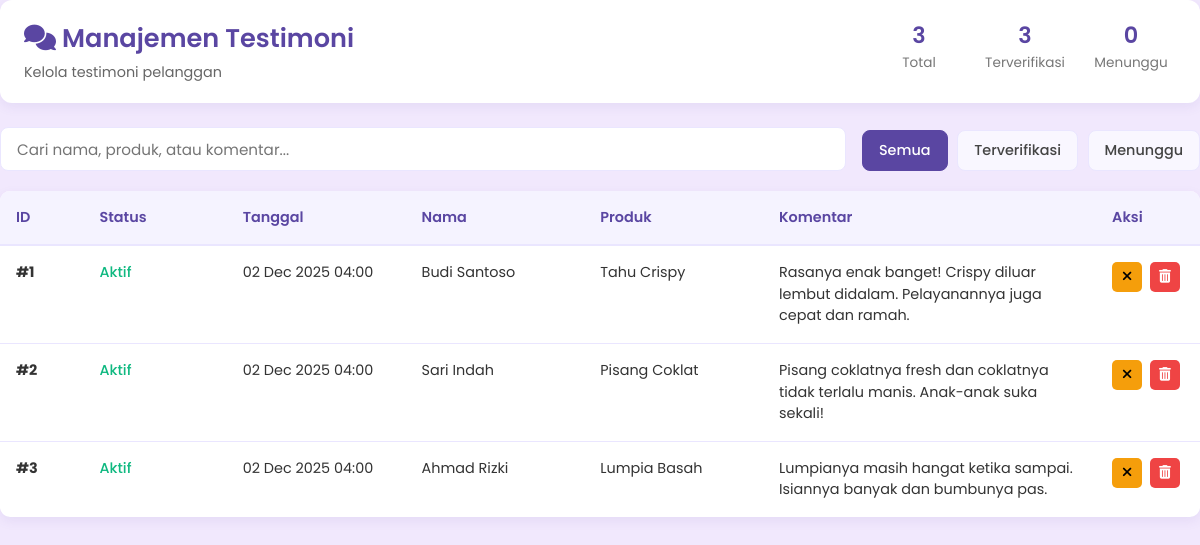
Page /admin/testimoni.php (signed in) on the committed database.
### tables this page shows
CREATE TABLE testimoni (
    id INT PRIMARY KEY AUTO_INCREMENT,
    nama VARCHAR(100) NOT NULL,
    nama_produk VARCHAR(100),
    komentar TEXT NOT NULL,
    rating INT DEFAULT 5,
    is_verified TINYINT(1) DEFAULT 0,
    dikirim_pada TIMESTAMP DEFAULT CURRENT_TIMESTAMP,
    updated_at TIMESTAMP DEFAULT CURRENT_TIMESTAMP ON UPDATE CURRENT_TIMESTAMP
);

### admin/testimoni.php (the view, shortened to what this page needs)
<?php
require 'config.php';
$page = max(1, (int)($_GET['page'] ?? 1));
$per_page = 10;
$offset = ($page - 1) * $per_page;
$filter = $_GET['filter'] ?? 'all';
$where_clause = '';
try {
    $total_stmt = $pdo->query("SELECT COUNT(*) FROM testimoni $where_clause");
    $total = (int)$total_stmt->fetchColumn();
    $total_pages = max(1, ceil($total / $per_page));
    $page = min($page, $total_pages);
    $stmt = $pdo->prepare("
        SELECT * FROM testimoni
        $where_clause
        ORDER BY dikirim_pada DESC
        LIMIT :limit OFFSET :offset
    ");
    $stmt->bindValue(':limit', $per_page, PDO::PARAM_INT);
    $stmt->bindValue(':offset', $offset, PDO::PARAM_INT);
    $stmt->execute();
    $testimoni = $stmt->fetchAll(PDO::FETCH_ASSOC);
    $stats_verified = $pdo->query("SELECT COUNT(*) FROM testimoni WHERE is_verified = 1")->fetchColumn();
    $stats_pending = $pdo->query("SELECT COUNT(*) FROM testimoni WHERE is_verified = 0")->fetchColumn();
} catch (Exception $e) {
    error_log("Testimoni Error: " . $e->getMessage());
    $testimoni = [];
    $total = 0;
    $total_pages = 1;
    $stats_verified = 0;
    $stats_pending = 0;
}
?>
<!DOCTYPE html>
<html lang="id">
<head>
    <link rel="stylesheet" href="https://cdnjs.cloudflare.com/ajax/libs/font-awesome/6.5.0/css/all.min.css">
</head>
<body>
<div class="full-bleed">
    <div class="page-header">
        <div class="page-title">
            <h1><i class="fas fa-comments"></i> Manajemen Testimoni</h1>
            <p>Kelola testimoni pelanggan</p>
        </div>
        <div class="stats">
            <div class="stat">
                <div class="stat-value"><?= $total ?></div>
                <div class="stat-label">Total</div>
            </div>
            <div class="stat">
                <div class="stat-value"><?= $stats_verified ?></div>
                <div class="stat-label">Terverifikasi</div>
            </div>
            <div class="stat">
                <div class="stat-value"><?= $stats_pending ?></div>
                <div class="stat-label">Menunggu</div>
            </div>
        </div>
    </div>
    <div class="controls">
        <div class="search-box">
            <input type="text" id="searchInput" class="search-input" placeholder="Cari nama, produk, atau komentar...">
        </div>
        <div class="filter-tabs">
            <a href="?filter=all&page=1" class="filter-tab <?= $filter === 'all' ? 'active' : '' ?>">Semua</a>
            <a href="?filter=verified&page=1" class="filter-tab <?= $filter === 'verified' ? 'active' : '' ?>">Terverifikasi</a>
            <a href="?filter=pending&page=1" class="filter-tab <?= $filter === 'pending' ? 'active' : '' ?>">Menunggu</a>
        </div>
    </div>
    <div class="table-wrapper">
        <table id="testimoniTable">
            <thead>
                <tr>
                    <th>ID</th>
                    <th>Status</th>
                    <th>Tanggal</th>
                    <th>Nama</th>
                    <th>Produk</th>
                    <th>Komentar</th>
                    <th>Aksi</th>
                </tr>
            </thead>
            <tbody>
                <?php if (!empty($testimoni)): ?>
                    <?php foreach ($testimoni as $t): ?>
                    <tr data-nama="<?= htmlspecialchars(strtolower($t['nama'])) ?>"
                        data-produk="<?= htmlspecialchars(strtolower($t['nama_produk'] ?? '')) ?>"
                        data-komentar="<?= htmlspecialchars(strtolower($t['komentar'])) ?>">
                        <td><strong>#<?= (int)$t['id'] ?></strong></td>
                        <td>
                            <?php if ($t['is_verified']): ?>
                                <span class="status-verified">Aktif</span>
                            <?php else: ?>
                                <span class="status-pending">Menunggu</span>
                            <?php endif; ?>
                        </td>
                        <td><?= date('d M Y H:i', strtotime($t['dikirim_pada'])) ?></td>
                        <td><?= htmlspecialchars($t['nama']) ?></td>
                        <td><?= htmlspecialchars($t['nama_produk'] ?? '-') ?></td>
                        <td><?= nl2br(htmlspecialchars($t['komentar'])) ?></td>
                        <td class="action-cell">
                            <?php if ($t['is_verified']): ?>
                                <a href="toggle_verifikasi.php?id=<?= $t['id'] ?>&action=unverify&filter=<?= $filter ?>&page=<?= $page ?>"
                                   class="action-btn btn-unverify"
                                   title="Batalkan verifikasi"
                                   onclick="return confirm('Batalkan verifikasi untuk <?= htmlspecialchars(addslashes($t['nama'])) ?>?')">
                                    <i class="fas fa-times"></i>
                                </a>
                            <?php endif; ?>
                            <a href="hapus_testimoni.php?id=<?= $t['id'] ?>&filter=<?= $filter ?>&page=<?= $page ?>"
                               class="action-btn btn-delete"
                               title="Hapus"
                               onclick="return confirm('Hapus testimoni dari <?= htmlspecialchars(addslashes($t['nama'])) ?>?')">
                                <i class="fas fa-trash-alt"></i>
                            </a>
                        </td>
                    </tr>
                    <?php endforeach; ?>
                <?php else: ?>
                    <tr>
                        <td colspan="7" class="no-data">Tidak ada testimoni.</td>
                    </tr>
                <?php endif; ?>
            </tbody>
        </table>
    </div>
</div>
</body>
</html>

### admin/testimoni.php (style rules this page uses)
:root { --primary: #5A46A2; --success: #10b981; --warning: #f59e0b; --danger: #ef4444; --bg: #f8f6fd; --card: #ffffff; --text: #333; --border: #eae6ff; --shadow: 0 4px 12px rgba(90, 70, 162, 0.08); }
* { margin: 0; padding: 0; box-sizing: border-box; }
body { font-family: 'Poppins', sans-serif; background: #f1e8fdff; color: var(--text); line-height: 1.5; margin: 0; padding: 0; width: 100vw; }
.page-header { display: flex; justify-content: space-between; align-items: flex-start; flex-wrap: wrap; gap: 1.5rem; background: var(--card); padding: 1.2rem 1.5rem; border-radius: 12px; box-shadow: var(--shadow); margin-bottom: 1.5rem; }
.page-title h1 { font-size: 1.6rem; font-weight: 600; color: var(--primary); margin: 0; }
.page-title p { font-size: 0.9rem; color: #666; margin-top: 0.3rem; }
.stats { display: flex; gap: 1rem; flex-wrap: wrap; }
.stat { text-align: center; min-width: 90px; }
.stat-value { font-size: 1.4rem; font-weight: 600; color: var(--primary); }
.stat-label { font-size: 0.85rem; color: #777; }
.controls { display: flex; flex-wrap: wrap; gap: 1rem; margin-bottom: 1.2rem; align-items: flex-end; }
.search-box { display: flex; gap: 0.5rem; flex: 1; min-width: 250px; }
.search-input { flex: 1; padding: 0.6rem 1rem; border: 1px solid var(--border); border-radius: 8px; font-size: 0.95rem; font-family: inherit; outline: none; }
.filter-tabs { display: flex; gap: 0.6rem; flex-wrap: wrap; }
.filter-tab { padding: 0.55rem 1rem; border-radius: 8px; text-decoration: none; font-size: 0.9rem; font-weight: 500; color: #444; background: #f9f7ff; border: 1px solid var(--border); }
.filter-tab:hover, .filter-tab.active { background: var(--primary); color: white; border-color: var(--primary); }
.table-wrapper { background: var(--card); border-radius: 10px; box-shadow: var(--shadow); overflow-x: auto; -webkit-overflow-scrolling: touch; }
table { width: 100%; min-width: 950px; border-collapse: collapse; font-size: 0.9rem; }
th:nth-child(1), td:nth-child(1) { width: 7%; }
th:nth-child(2), td:nth-child(2) { width: 12%; }
th:nth-child(3), td:nth-child(3) { width: 15%; }
th:nth-child(4), td:nth-child(4) { width: 15%; }
th:nth-child(5), td:nth-child(5) { width: 15%; }
th:nth-child(6), td:nth-child(6) { width: 28%; }
th:nth-child(7), td:nth-child(7) { width: 8%; }
th { background: #f5f3ff; padding: 1rem 1rem; text-align: left; font-weight: 600; color: var(--primary); border-bottom: 2px solid var(--border); white-space: nowrap; }
td { padding: 1rem 1rem; border-bottom: 1px solid var(--border); vertical-align: top; word-wrap: break-word; word-break: break-word; line-height: 1.5; }
tr:last-child td { border-bottom: none; }
.status-verified { color: var(--success); font-weight: 500; }
.action-btn { display: inline-flex; align-items: center; justify-content: center; width: 30px; height: 30px; border-radius: 5px; color: white; text-decoration: none; font-size: 0.85rem; transition: all 0.2s; margin-right: 4px; }
.btn-unverify { background: var(--warning); color: #000; }
.btn-delete { background: var(--danger); }
.action-cell { white-space: nowrap; text-align: center; }

### rows in the picture
testimoni: id "1", is_verified "Aktif", dikirim_pada "02 Dec 2025 04:00", nama "Budi Santoso", nama_produk "Tahu Crispy", komentar "Rasanya enak banget! Crispy diluar lembut didalam. Pelayanannya juga cepat dan ramah."
testimoni: id "2", is_verified "Aktif", dikirim_pada "02 Dec 2025 04:00", nama "Sari Indah", nama_produk "Pisang Coklat", komentar "Pisang coklatnya fresh dan coklatnya tidak terlalu manis. Anak-anak suka sekali!"
testimoni: id "3", is_verified "Aktif", dikirim_pada "02 Dec 2025 04:00", nama "Ahmad Rizki", nama_produk "Lumpia Basah", komentar "Lumpianya masih hangat ketika sampai. Isiannya banyak dan bumbunya pas."

### other values in the picture
$total "3"
$stats_verified "3"
$stats_pending "0"
